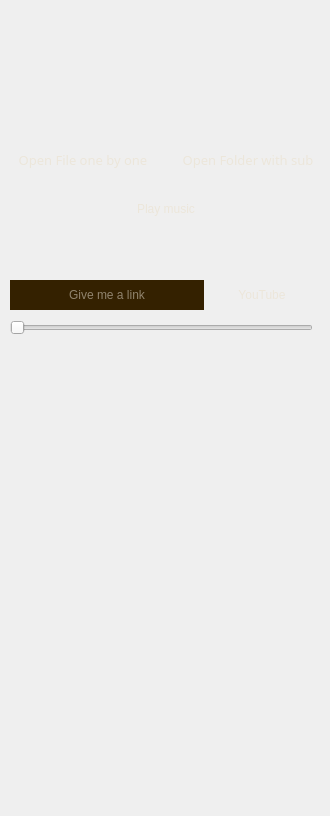
<?xml version="1.0" encoding="UTF-8"?>
<ui version="4.0">
 <class>Form</class>
 <widget class="QWidget" name="Form">
  <property name="geometry">
   <rect>
    <x>0</x>
    <y>0</y>
    <width>330</width>
    <height>816</height>
   </rect>
  </property>
  <property name="windowTitle">
   <string>Mp3 Folder player</string>
  </property>
  <widget class="QLabel" name="label">
   <property name="geometry">
    <rect>
     <x>0</x>
     <y>0</y>
     <width>330</width>
     <height>816</height>
    </rect>
   </property>
   <property name="styleSheet">
    <string notr="true">background-image: url(:/images/images/fon3.png);</string>
   </property>
   <property name="text">
    <string/>
   </property>
  </widget>
  <widget class="QListWidget" name="listWidget">
   <property name="geometry">
    <rect>
     <x>10</x>
     <y>377</y>
     <width>311</width>
     <height>431</height>
    </rect>
   </property>
   <property name="styleSheet">
    <string notr="true">background: transparent;
color: rgb(254, 255, 234);
border-color: rgb(85, 0, 255);</string>
   </property>
   <property name="lineWidth">
    <number>1</number>
   </property>
  </widget>
  <widget class="QPushButton" name="pushButton">
   <property name="geometry">
    <rect>
     <x>86</x>
     <y>189</y>
     <width>160</width>
     <height>40</height>
    </rect>
   </property>
   <property name="styleSheet">
    <string notr="true">QPushButton#pushButton{
font: 57 14pt &quot;Bank Gothic&quot;;
background-image: url(:/images/images/knopka.png);
color: rgb(236, 230, 218);
border: none;
}

QPushButton#pushButton:hover{
color: rgb(172, 119, 58);
}

QPushButton#pushButton:pressed{
	padding-left: 3px;
	padding-top: 3px;
}
</string>
   </property>
   <property name="text">
    <string>Play music</string>
   </property>
  </widget>
  <widget class="QPushButton" name="pushButton_2">
   <property name="geometry">
    <rect>
     <x>168</x>
     <y>140</y>
     <width>160</width>
     <height>40</height>
    </rect>
   </property>
   <property name="font">
    <font>
     <family>Alte DIN 1451 Mittelschrift</family>
     <pointsize>10</pointsize>
     <weight>50</weight>
     <italic>false</italic>
     <bold>false</bold>
    </font>
   </property>
   <property name="styleSheet">
    <string notr="true">QPushButton#pushButton_2{
color: rgb(236, 230, 218);
font: 10pt &quot;Alte DIN 1451 Mittelschrift&quot;;
background-image: url(:/images/images/knopka.png);
border: none;
}

QPushButton#pushButton_2:hover{
color: rgb(172, 119, 58);
}

QPushButton#pushButton_2:pressed{
	padding-left: 2px;
	padding-top: 2px;
}
</string>
   </property>
   <property name="text">
    <string>Open Folder with sub</string>
   </property>
  </widget>
  <widget class="QPushButton" name="pushButton_3">
   <property name="geometry">
    <rect>
     <x>3</x>
     <y>140</y>
     <width>160</width>
     <height>40</height>
    </rect>
   </property>
   <property name="font">
    <font>
     <family>Alte DIN 1451 Mittelschrift</family>
     <pointsize>10</pointsize>
     <weight>50</weight>
     <italic>false</italic>
     <bold>false</bold>
    </font>
   </property>
   <property name="styleSheet">
    <string notr="true">QPushButton#pushButton_3{
background-image: url(:/images/images/knopka.png);
font: 10pt &quot;Alte DIN 1451 Mittelschrift&quot;;
color: rgb(236, 230, 218);
border: none;
}

QPushButton#pushButton_3:hover{
color: rgb(172, 119, 58);
}

QPushButton#pushButton_3:pressed{
	padding-left: 2px;
	padding-top: 2px;
}
</string>
   </property>
   <property name="text">
    <string>Open File one by one</string>
   </property>
  </widget>
  <widget class="QPushButton" name="pushButton_4">
   <property name="geometry">
    <rect>
     <x>86</x>
     <y>240</y>
     <width>32</width>
     <height>32</height>
    </rect>
   </property>
   <property name="styleSheet">
    <string notr="true">QPushButton#pushButton_4{
background-image: url(:/images/images/pause.png);
border: none;
}

QPushButton#pushButton_4:hover{
background-image: url(:/images/images/pause_hover.png);
}

QPushButton#pushButton_4:pressed{
background-image: url(:/images/images/pause_pressed.png);
}</string>
   </property>
   <property name="text">
    <string/>
   </property>
  </widget>
  <widget class="QPushButton" name="pushButton_5">
   <property name="geometry">
    <rect>
     <x>130</x>
     <y>240</y>
     <width>32</width>
     <height>32</height>
    </rect>
   </property>
   <property name="styleSheet">
    <string notr="true">QPushButton#pushButton_5{
background-image: url(:/images/images/stop.png);
border: none;
}

QPushButton#pushButton_5:hover{
background-image: url(:/images/images/stop_hover.png);
}

QPushButton#pushButton_5:pressed{
background-image: url(:/images/images/stop_pressed.png);
}</string>
   </property>
   <property name="text">
    <string/>
   </property>
  </widget>
  <widget class="QPushButton" name="pushButton_6">
   <property name="geometry">
    <rect>
     <x>172</x>
     <y>240</y>
     <width>32</width>
     <height>32</height>
    </rect>
   </property>
   <property name="styleSheet">
    <string notr="true">QPushButton#pushButton_6{
background-image: url(:/images/images/previus.png);
border: none;
}

QPushButton#pushButton_6:hover{
background-image: url(:/images/images/previus_hover.png);
}

QPushButton#pushButton_6:pressed{
background-image: url(:/images/images/previus_pressed.png);
}</string>
   </property>
   <property name="text">
    <string/>
   </property>
  </widget>
  <widget class="QPushButton" name="pushButton_7">
   <property name="geometry">
    <rect>
     <x>214</x>
     <y>240</y>
     <width>32</width>
     <height>32</height>
    </rect>
   </property>
   <property name="styleSheet">
    <string notr="true">QPushButton#pushButton_7{
background-image: url(:/images/images/forward.png);
border: none;
}

QPushButton#pushButton_7:hover{
background-image: url(:/images/images/forward_hover.png);
}

QPushButton#pushButton_7:pressed{
background-image: url(:/images/images/forward_pressed.png);
}</string>
   </property>
   <property name="text">
    <string/>
   </property>
  </widget>
  <widget class="QLineEdit" name="lineEdit">
   <property name="geometry">
    <rect>
     <x>10</x>
     <y>280</y>
     <width>194</width>
     <height>30</height>
    </rect>
   </property>
   <property name="styleSheet">
    <string notr="true">background-color: rgb(52, 33, 0);
font: 10pt &quot;Alte DIN 1451 Mittelschrift&quot;;
border: none;
color: rgb(236, 230, 218);</string>
   </property>
   <property name="alignment">
    <set>Qt::AlignCenter</set>
   </property>
   <property name="placeholderText">
    <string>Give me a link</string>
   </property>
  </widget>
  <widget class="QSlider" name="horizontalSlider">
   <property name="geometry">
    <rect>
     <x>10</x>
     <y>317</y>
     <width>303</width>
     <height>22</height>
    </rect>
   </property>
   <property name="styleSheet">
    <string notr="true">color: rgb(255, 0, 255);</string>
   </property>
   <property name="orientation">
    <enum>Qt::Horizontal</enum>
   </property>
  </widget>
  <widget class="QPushButton" name="pushButton_8">
   <property name="geometry">
    <rect>
     <x>212</x>
     <y>280</y>
     <width>100</width>
     <height>30</height>
    </rect>
   </property>
   <property name="styleSheet">
    <string notr="true">QPushButton#pushButton_8{
color: rgb(236, 230, 218);
font: 10pt &quot;Alte DIN 1451 Mittelschrift&quot;;
background-image: url(:/images/images/knopka_youtube.png);
border: none;
}

QPushButton#pushButton_8:hover{
color: rgb(172, 119, 58);
}

QPushButton#pushButton_8:pressed{
	padding-left: 2px;
	padding-top: 2px;
}</string>
   </property>
   <property name="text">
    <string>YouTube</string>
   </property>
  </widget>
 </widget>
 <resources>
  <include location="fon.qrc"/>
 </resources>
 <connections/>
</ui>
